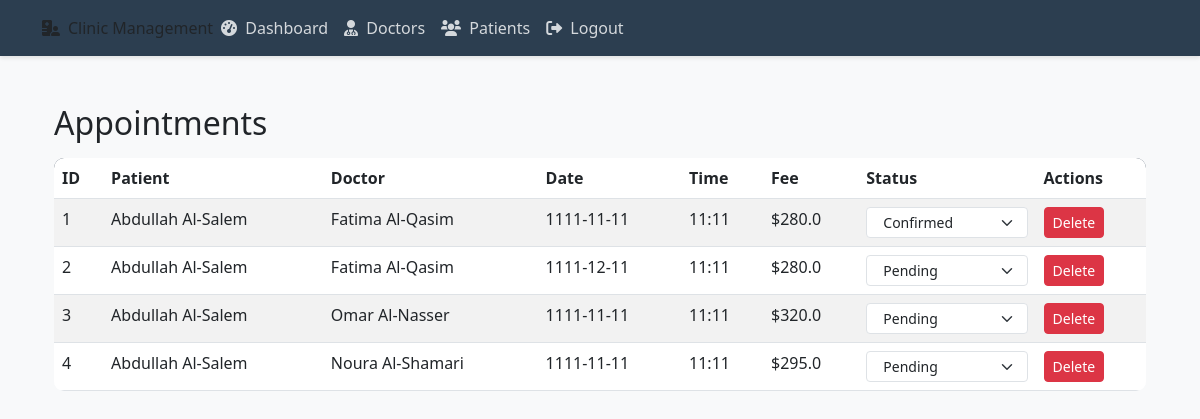
The app's page /admin/appointments (signed in) with its own data.
### models.py (models this page shows)
class Appointment(db.Model):
    __tablename__ = 'appointments'
    id = db.Column(db.Integer, primary_key=True)
    patient_id = db.Column(db.Integer, db.ForeignKey('patients.id'), nullable=False, comment='Patient ID')
    doctor_id = db.Column(db.Integer, db.ForeignKey('doctors.id'), nullable=False, comment='Doctor ID')
    date = db.Column(db.Date, nullable=False, comment='Appointment date')
    time = db.Column(db.Time, nullable=False, comment='Appointment time')
    fee = db.Column(db.Float, nullable=False, comment='Appointment fee')
    status = db.Column(db.String(20), default='pending', comment='Status: pending, confirmed, cancelled, completed')
    created_at = db.Column(db.DateTime, server_default=db.func.now(), comment='Creation date')

class Patient(db.Model):
    __tablename__ = 'patients'
    id = db.Column(db.Integer, primary_key=True)
    first_name = db.Column(db.String(50), nullable=False, comment='First name')
    last_name = db.Column(db.String(50), nullable=False, comment='Last name')
    email = db.Column(db.String(120), unique=True, nullable=False, comment='Email address')
    phone_number = db.Column(db.String(20), nullable=False, comment='Phone number')
    password = db.Column(db.String(128), nullable=False, comment='Password')
    gender = db.Column(db.String(10), nullable=False, comment='Gender')
    created_at = db.Column(db.DateTime, server_default=db.func.now(), comment='Registration date')
    appointments = db.relationship('Appointment', backref='patient_details')

class Doctor(db.Model):
    __tablename__ = 'doctors'
    id = db.Column(db.Integer, primary_key=True, autoincrement=True, comment='Doctor ID')
    first_name = db.Column(db.String(50), nullable=False, comment='First name')
    last_name = db.Column(db.String(50), nullable=False, comment='Last name')
    email = db.Column(db.String(120), unique=True, nullable=False, comment='Email address')
    phone_number = db.Column(db.String(20), nullable=False, comment='Phone number')
    password = db.Column(db.String(128), nullable=False, comment='Password')
    consultation_fee = db.Column(db.Float, nullable=False, comment='Consultation fee')
    created_at = db.Column(db.DateTime, server_default=db.func.now(), comment='Registration date')
    appointments = db.relationship('Appointment', backref='doctor_details')

### app.py (the view)
@app.route('/admin/appointments')
@login_required
def appointments():
    if current_user.role != 'admin':
        flash('You do not have permission to access this page.', 'danger')
        return redirect(url_for('login'))
    appointments = Appointment.query.all()
    for appointment in appointments:
        appointment.patient = db.session.get(Patient, appointment.patient_id)
        appointment.doctor = db.session.get(Doctor, appointment.doctor_id)
    return render_template('admin/appointments.html', appointments=appointments, current_year=datetime.now().year)

### app.py (called while the page is built)
@login_manager.user_loader
def load_user(user_id):
    return db.session.get(User, int(user_id))

### templates/admin/appointments.html (shortened to what this page needs)
{% extends 'base.html' %}
{% block content %}
<div class="container mt-5">
    <h2>Appointments</h2>
    <table class="table table-striped mt-3">
        <thead>
            <tr>
                <th>ID</th>
                <th>Patient</th>
                <th>Doctor</th>
                <th>Date</th>
                <th>Time</th>
                <th>Fee</th>
                <th>Status</th>
                <th>Actions</th>
            </tr>
        </thead>
        <tbody>
            {% for appointment in appointments %}
            <tr>
                <td>{{ appointment.id }}</td>
                <td>{{ appointment.patient.first_name }} {{ appointment.patient.last_name }}</td>
                <td>{{ appointment.doctor.first_name }} {{ appointment.doctor.last_name }}</td>
                <td>{{ appointment.date.strftime('%Y-%m-%d') }}</td>
                <td>{{ appointment.time.strftime('%H:%M') }}</td>
                <td>${{ appointment.fee }}</td>
                <td>
                    <form action="{{ url_for('update_appointment_status', appointment_id=appointment.id) }}" method="post" class="status-form">
                        <select name="status" class="form-select form-select-sm" onchange="this.form.submit()">
                            <option value="pending" {% if appointment.status == 'pending' %}selected{% endif %}>Pending</option>
                            <option value="confirmed" {% if appointment.status == 'confirmed' %}selected{% endif %}>Confirmed</option>
                        </select>
                    </form>
                </td>
                <td>
                    <form action="{{ url_for('delete_appointment', appointment_id=appointment.id) }}" method="post" style="display:inline;">
                        <button type="submit" class="btn btn-danger btn-sm">Delete</button>
                    </form>
                </td>
            </tr>
            {% endfor %}
        </tbody>
    </table>
</div>
{% endblock %}

### templates/base.html (style rules this page uses)
:root { --primary-color: #2c3e50; --secondary-color: #3498db; --accent-color: #e74c3c; }
body { font-family: 'Segoe UI', Tahoma, Geneva, Verdana, sans-serif; background-color: #f8f9fa; }
.table { background: white; border-radius: 10px; overflow: hidden; }
.table thead { background-color: var(--primary-color); color: white; }

### templates/admin/appointments.html (style rules this page uses)
.status-form { margin: 0; }
.form-select-sm { padding: 0.25rem 1rem; font-size: 0.875rem; }

### records on screen
Appointment: id "1", patient.first_name "Abdullah", patient.last_name "Al-Salem", doctor.first_name "Fatima", doctor.last_name "Al-Qasim", date "1111-11-11", time "11:11", fee "280.0", status "Confirmed"
Appointment: id "2", patient.first_name "Abdullah", patient.last_name "Al-Salem", doctor.first_name "Fatima", doctor.last_name "Al-Qasim", date "1111-12-11", time "11:11", fee "280.0", status "Pending"
Appointment: id "3", patient.first_name "Abdullah", patient.last_name "Al-Salem", doctor.first_name "Omar", doctor.last_name "Al-Nasser", date "1111-11-11", time "11:11", fee "320.0", status "Pending"
Appointment: id "4", patient.first_name "Abdullah", patient.last_name "Al-Salem", doctor.first_name "Noura", doctor.last_name "Al-Shamari", date "1111-11-11", time "11:11", fee "295.0", status "Pending"
